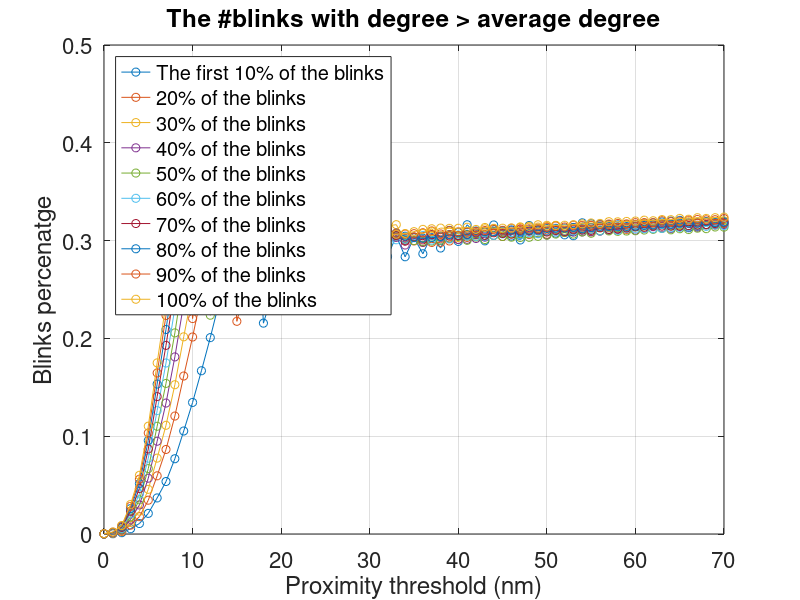

Reproduce this figure in MATLAB.

%% ----
%load('./Cell_1_VariousBlinksPercentages.mat');
load('./Cell_2_VariousBlinksPercentages.mat');

fig = figure('position',[60, 60, 1500, 1500]);
for kk=1:size(Blinks,2)
    plot(Th,numBlinksMeanConn(:,kk)./Blinks(kk),'o-')
% Th,numBlinksMedConn./Blinks(kk),'d-', Th,numBlinksMeanConnZeroOut./Blinks(kk),'x-', Th,numBlinksMedConnZeroOut./Blinks(kk),'+-')
    hold on;
end
legend('The first 10% of the blinks', '20% of the blinks', '30% of the blinks',...
'40% of the blinks', '50% of the blinks','60% of the blinks','70% of the blinks',...
'80% of the blinks','90% of the blinks','100% of the blinks','location','northwest');
grid on
title('The #blinks with degree > average degree');
xlabel('Proximity threshold (nm)')
ylabel('Blinks percenatge');
set(gca,'fontsize',16);